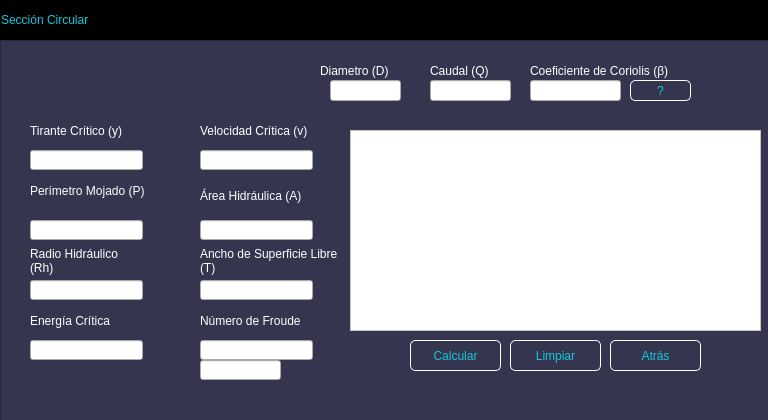
<?xml version="1.0" encoding="UTF-8"?>
<ui version="4.0">
 <class>MainWindow</class>
 <widget class="QMainWindow" name="MainWindow">
  <property name="geometry">
   <rect>
    <x>0</x>
    <y>0</y>
    <width>768</width>
    <height>420</height>
   </rect>
  </property>
  <property name="windowTitle">
   <string>MainWindow</string>
  </property>
  <widget class="QWidget" name="centralwidget">
   <widget class="QFrame" name="frame_superior">
    <property name="geometry">
     <rect>
      <x>0</x>
      <y>0</y>
      <width>771</width>
      <height>40</height>
     </rect>
    </property>
    <property name="maximumSize">
     <size>
      <width>16777215</width>
      <height>40</height>
     </size>
    </property>
    <property name="styleSheet">
     <string notr="true">QFrame{
background-color:rgb(0, 0, 0);
}

QPushButton{
background-color: #000000ff;
border-radius:20px;
}

QPushButton:hover{
background-color:rgb(53, 53, 79);
border-radius:20px;
}</string>
    </property>
    <property name="frameShape">
     <enum>QFrame::StyledPanel</enum>
    </property>
    <property name="frameShadow">
     <enum>QFrame::Raised</enum>
    </property>
    <layout class="QHBoxLayout" name="horizontalLayout_2">
     <property name="spacing">
      <number>0</number>
     </property>
     <property name="leftMargin">
      <number>0</number>
     </property>
     <property name="topMargin">
      <number>0</number>
     </property>
     <property name="rightMargin">
      <number>0</number>
     </property>
     <property name="bottomMargin">
      <number>0</number>
     </property>
     <item>
      <widget class="QLabel" name="label_2">
       <property name="styleSheet">
        <string notr="true">font:87 12pt&quot;Arial Black&quot;;
color:rgb(20,200,220);</string>
       </property>
       <property name="text">
        <string>Sección Circular</string>
       </property>
      </widget>
     </item>
     <item>
      <spacer name="horizontalSpacer_2">
       <property name="orientation">
        <enum>Qt::Horizontal</enum>
       </property>
       <property name="sizeHint" stdset="0">
        <size>
         <width>409</width>
         <height>20</height>
        </size>
       </property>
      </spacer>
     </item>
     <item>
      <widget class="QPushButton" name="bt_minimizar">
       <property name="minimumSize">
        <size>
         <width>40</width>
         <height>40</height>
        </size>
       </property>
       <property name="text">
        <string/>
       </property>
       <property name="icon">
        <iconset>
         <normaloff>Imágenes/minimizar.png</normaloff>Imágenes/minimizar.png</iconset>
       </property>
       <property name="iconSize">
        <size>
         <width>30</width>
         <height>30</height>
        </size>
       </property>
      </widget>
     </item>
     <item>
      <widget class="QPushButton" name="bt_cerrar">
       <property name="minimumSize">
        <size>
         <width>40</width>
         <height>40</height>
        </size>
       </property>
       <property name="text">
        <string/>
       </property>
       <property name="icon">
        <iconset>
         <normaloff>Imágenes/cerrar2.png</normaloff>Imágenes/cerrar2.png</iconset>
       </property>
       <property name="iconSize">
        <size>
         <width>30</width>
         <height>30</height>
        </size>
       </property>
      </widget>
     </item>
    </layout>
   </widget>
   <widget class="QFrame" name="frame_2">
    <property name="geometry">
     <rect>
      <x>0</x>
      <y>40</y>
      <width>771</width>
      <height>381</height>
     </rect>
    </property>
    <property name="styleSheet">
     <string notr="true">QFrame{
background-color:rgb(53,53,79);
}

QPushButton{
font:87 12pt&quot;Arial Black&quot;;
background-color:#000000ff;
color:rgb(20,200,220);
border-radius:5px;
border:1px solid white;
}


QPushButton:hover{
background-color:black;
}</string>
    </property>
    <property name="frameShape">
     <enum>QFrame::StyledPanel</enum>
    </property>
    <property name="frameShadow">
     <enum>QFrame::Raised</enum>
    </property>
    <widget class="QLabel" name="label_4">
     <property name="geometry">
      <rect>
       <x>320</x>
       <y>20</y>
       <width>111</width>
       <height>21</height>
      </rect>
     </property>
     <property name="styleSheet">
      <string notr="true">font:87 10pt&quot;Arial Black&quot;;
color:rgb(255,255,255);</string>
     </property>
     <property name="text">
      <string>Diametro (D)</string>
     </property>
    </widget>
    <widget class="QLineEdit" name="Diametro">
     <property name="geometry">
      <rect>
       <x>330</x>
       <y>40</y>
       <width>71</width>
       <height>21</height>
      </rect>
     </property>
    </widget>
    <widget class="QLabel" name="label_6">
     <property name="geometry">
      <rect>
       <x>30</x>
       <y>130</y>
       <width>121</width>
       <height>41</height>
      </rect>
     </property>
     <property name="styleSheet">
      <string notr="true">font:87 10pt&quot;Arial Black&quot;;
color:rgb(255,255,255);</string>
     </property>
     <property name="text">
      <string>Perímetro Mojado (P)</string>
     </property>
     <property name="wordWrap">
      <bool>true</bool>
     </property>
    </widget>
    <widget class="QLabel" name="label_7">
     <property name="geometry">
      <rect>
       <x>200</x>
       <y>140</y>
       <width>111</width>
       <height>31</height>
      </rect>
     </property>
     <property name="styleSheet">
      <string notr="true">font:87 10pt&quot;Arial Black&quot;;
color:rgb(255,255,255);</string>
     </property>
     <property name="text">
      <string>Área Hidráulica (A)</string>
     </property>
     <property name="wordWrap">
      <bool>true</bool>
     </property>
    </widget>
    <widget class="QLineEdit" name="Perimetro">
     <property name="geometry">
      <rect>
       <x>30</x>
       <y>180</y>
       <width>113</width>
       <height>20</height>
      </rect>
     </property>
    </widget>
    <widget class="QLineEdit" name="Area">
     <property name="geometry">
      <rect>
       <x>200</x>
       <y>180</y>
       <width>113</width>
       <height>20</height>
      </rect>
     </property>
    </widget>
    <widget class="QLabel" name="label_9">
     <property name="geometry">
      <rect>
       <x>30</x>
       <y>200</y>
       <width>111</width>
       <height>41</height>
      </rect>
     </property>
     <property name="styleSheet">
      <string notr="true">font:87 10pt&quot;Arial Black&quot;;
color:rgb(255,255,255);</string>
     </property>
     <property name="text">
      <string>Radio Hidráulico (Rh)</string>
     </property>
     <property name="wordWrap">
      <bool>true</bool>
     </property>
    </widget>
    <widget class="QLineEdit" name="Radio">
     <property name="geometry">
      <rect>
       <x>30</x>
       <y>240</y>
       <width>113</width>
       <height>20</height>
      </rect>
     </property>
    </widget>
    <widget class="QLabel" name="label_8">
     <property name="geometry">
      <rect>
       <x>200</x>
       <y>200</y>
       <width>141</width>
       <height>41</height>
      </rect>
     </property>
     <property name="styleSheet">
      <string notr="true">font:87 10pt&quot;Arial Black&quot;;
color:rgb(255,255,255);</string>
     </property>
     <property name="text">
      <string>Ancho de Superficie Libre (T)</string>
     </property>
     <property name="wordWrap">
      <bool>true</bool>
     </property>
    </widget>
    <widget class="QLineEdit" name="Ancho">
     <property name="geometry">
      <rect>
       <x>200</x>
       <y>240</y>
       <width>113</width>
       <height>20</height>
      </rect>
     </property>
    </widget>
    <widget class="QPushButton" name="Calcular">
     <property name="geometry">
      <rect>
       <x>410</x>
       <y>300</y>
       <width>91</width>
       <height>31</height>
      </rect>
     </property>
     <property name="text">
      <string>Calcular</string>
     </property>
    </widget>
    <widget class="QPushButton" name="Limpiar">
     <property name="geometry">
      <rect>
       <x>510</x>
       <y>300</y>
       <width>91</width>
       <height>31</height>
      </rect>
     </property>
     <property name="text">
      <string>Limpiar</string>
     </property>
    </widget>
    <widget class="QPushButton" name="Atras">
     <property name="geometry">
      <rect>
       <x>610</x>
       <y>300</y>
       <width>91</width>
       <height>31</height>
      </rect>
     </property>
     <property name="text">
      <string>Atrás</string>
     </property>
    </widget>
    <widget class="QLabel" name="label_16">
     <property name="geometry">
      <rect>
       <x>430</x>
       <y>20</y>
       <width>81</width>
       <height>21</height>
      </rect>
     </property>
     <property name="styleSheet">
      <string notr="true">font:87 10pt&quot;Arial Black&quot;;
color:rgb(255,255,255);</string>
     </property>
     <property name="text">
      <string>Caudal (Q)</string>
     </property>
    </widget>
    <widget class="QLineEdit" name="Caudal">
     <property name="geometry">
      <rect>
       <x>430</x>
       <y>40</y>
       <width>81</width>
       <height>21</height>
      </rect>
     </property>
    </widget>
    <widget class="QLabel" name="label_12">
     <property name="geometry">
      <rect>
       <x>30</x>
       <y>70</y>
       <width>101</width>
       <height>41</height>
      </rect>
     </property>
     <property name="styleSheet">
      <string notr="true">font:87 10pt&quot;Arial Black&quot;;
color:rgb(255,255,255);</string>
     </property>
     <property name="text">
      <string>Tirante Crítico (y)</string>
     </property>
     <property name="wordWrap">
      <bool>true</bool>
     </property>
    </widget>
    <widget class="QLineEdit" name="Tirante">
     <property name="geometry">
      <rect>
       <x>30</x>
       <y>110</y>
       <width>113</width>
       <height>20</height>
      </rect>
     </property>
    </widget>
    <widget class="QLabel" name="label_13">
     <property name="geometry">
      <rect>
       <x>200</x>
       <y>70</y>
       <width>121</width>
       <height>41</height>
      </rect>
     </property>
     <property name="styleSheet">
      <string notr="true">font:87 10pt&quot;Arial Black&quot;;
color:rgb(255,255,255);</string>
     </property>
     <property name="text">
      <string>Velocidad Crítica (v)</string>
     </property>
     <property name="wordWrap">
      <bool>true</bool>
     </property>
    </widget>
    <widget class="QLineEdit" name="Velocidad">
     <property name="geometry">
      <rect>
       <x>200</x>
       <y>110</y>
       <width>113</width>
       <height>20</height>
      </rect>
     </property>
    </widget>
    <widget class="QLabel" name="label_14">
     <property name="geometry">
      <rect>
       <x>30</x>
       <y>260</y>
       <width>111</width>
       <height>41</height>
      </rect>
     </property>
     <property name="styleSheet">
      <string notr="true">font:87 10pt&quot;Arial Black&quot;;
color:rgb(255,255,255);</string>
     </property>
     <property name="text">
      <string>Energía Crítica</string>
     </property>
     <property name="wordWrap">
      <bool>true</bool>
     </property>
    </widget>
    <widget class="QLineEdit" name="Energia">
     <property name="geometry">
      <rect>
       <x>30</x>
       <y>300</y>
       <width>113</width>
       <height>20</height>
      </rect>
     </property>
    </widget>
    <widget class="QLabel" name="label_15">
     <property name="geometry">
      <rect>
       <x>200</x>
       <y>260</y>
       <width>111</width>
       <height>41</height>
      </rect>
     </property>
     <property name="styleSheet">
      <string notr="true">font:87 10pt&quot;Arial Black&quot;;
color:rgb(255,255,255);</string>
     </property>
     <property name="text">
      <string>Número de Froude</string>
     </property>
     <property name="wordWrap">
      <bool>true</bool>
     </property>
    </widget>
    <widget class="QLineEdit" name="Froude">
     <property name="geometry">
      <rect>
       <x>200</x>
       <y>300</y>
       <width>113</width>
       <height>20</height>
      </rect>
     </property>
    </widget>
    <widget class="QLineEdit" name="Regimen">
     <property name="geometry">
      <rect>
       <x>200</x>
       <y>320</y>
       <width>81</width>
       <height>20</height>
      </rect>
     </property>
    </widget>
    <widget class="QLabel" name="label_59">
     <property name="geometry">
      <rect>
       <x>530</x>
       <y>20</y>
       <width>231</width>
       <height>21</height>
      </rect>
     </property>
     <property name="styleSheet">
      <string notr="true">font:87 10pt&quot;Arial Black&quot;;
color:rgb(255,255,255);</string>
     </property>
     <property name="text">
      <string>Coeficiente de Coriolis (β)</string>
     </property>
     <property name="wordWrap">
      <bool>true</bool>
     </property>
    </widget>
    <widget class="QLineEdit" name="Coriolis">
     <property name="geometry">
      <rect>
       <x>530</x>
       <y>40</y>
       <width>91</width>
       <height>21</height>
      </rect>
     </property>
    </widget>
    <widget class="QPushButton" name="Coeficientes">
     <property name="geometry">
      <rect>
       <x>630</x>
       <y>40</y>
       <width>61</width>
       <height>21</height>
      </rect>
     </property>
     <property name="text">
      <string>?</string>
     </property>
    </widget>
    <widget class="PlotWidget" name="Grafica">
     <property name="geometry">
      <rect>
       <x>350</x>
       <y>90</y>
       <width>411</width>
       <height>201</height>
      </rect>
     </property>
     <property name="styleSheet">
      <string notr="true">background-color:rgb(255,255,255);</string>
     </property>
    </widget>
   </widget>
  </widget>
 </widget>
 <customwidgets>
  <customwidget>
   <class>PlotWidget</class>
   <extends>QGraphicsView</extends>
   <header location="global">pyqtgraph</header>
  </customwidget>
 </customwidgets>
 <resources/>
 <connections/>
</ui>
